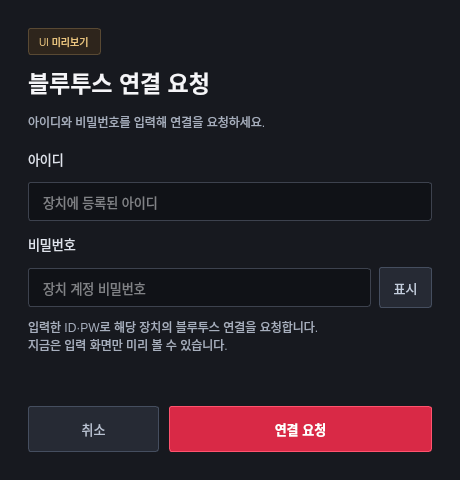
<?xml version="1.0" encoding="UTF-8"?>
<ui version="4.0">
 <class>BluetoothDialog</class>
 <widget class="QDialog" name="BluetoothDialog">
  <property name="geometry">
   <rect>
    <x>0</x>
    <y>0</y>
    <width>460</width>
    <height>480</height>
   </rect>
  </property>
  <property name="minimumSize">
   <size>
    <width>440</width>
    <height>460</height>
   </size>
  </property>
  <property name="windowTitle">
   <string>블루투스 연결 요청 · 미리보기</string>
  </property>
  <property name="styleSheet">
   <string notr="true">
QDialog#BluetoothDialog { background: #17191f; }
QWidget { font-family: "Segoe UI", "Malgun Gothic", sans-serif; font-size: 13px; color: #e0e4ed; }
QLabel#bluetoothTitle { font-size: 23px; font-weight: 700; color: #f5f5f8; }
QLabel#bluetoothSubtitle, QLabel#bluetoothHint { font-size: 12px; color: #a7afbe; }
QLabel#bluetoothPreviewBadge { background: #2e251c; color: #edc780; border: 1px solid #594933; border-radius: 3px; padding: 5px 8px; font-size: 10px; }
QLabel[role="field"] { font-size: 12px; font-weight: 600; }
QLineEdit { background: #101217; color: #f0f1f5; border: 1px solid #3d424e; border-radius: 3px; padding: 10px 12px; selection-background-color: #a6233b; selection-color: #ffffff; }
QLineEdit:focus { border: 1px solid #ff526b; background: #171a22; }
QLineEdit[invalid="true"] { border-color: #ff8296; }
QToolButton#bluetoothPasswordToggle { background: #262a34; color: #c4cede; border: 1px solid #454e5f; border-radius: 3px; padding: 8px; }
QToolButton#bluetoothPasswordToggle:hover { background: #39232e; color: #ff96a8; border-color: #ac3b53; }
QToolButton#bluetoothPasswordToggle:focus { border-color: #ff7c94; }
QLabel#bluetoothFeedback { color: #ff8296; font-size: 12px; }
QPushButton#bluetoothRequestButton { background: #d92946; color: #ffffff; border: 1px solid #ff536e; border-radius: 3px; padding: 12px; font-weight: 600; }
QPushButton#bluetoothRequestButton:hover { background: #f13755; }
QPushButton#bluetoothCancelButton { background: #262a34; color: #b9c2d2; border: 1px solid #454e5f; border-radius: 3px; padding: 12px; }
QPushButton#bluetoothCancelButton:hover { background: #343b4a; color: #eef4ff; }
QPushButton:focus { border-color: #ff7c94; }
</string>
  </property>
  <layout class="QVBoxLayout" name="bluetoothLayout">
   <property name="spacing">
    <number>10</number>
   </property>
   <property name="leftMargin">
    <number>28</number>
   </property>
   <property name="topMargin">
    <number>28</number>
   </property>
   <property name="rightMargin">
    <number>28</number>
   </property>
   <property name="bottomMargin">
    <number>28</number>
   </property>
   <item>
    <layout class="QHBoxLayout" name="bluetoothBadgeLayout">
     <property name="spacing">
      <number>8</number>
     </property>
     <item>
      <widget class="QLabel" name="bluetoothPreviewBadge">
       <property name="text">
        <string>UI 미리보기</string>
       </property>
      </widget>
     </item>
     <item>
      <spacer name="bluetoothBadgeSpace">
       <property name="orientation">
        <enum>Qt::Horizontal</enum>
       </property>
       <property name="sizeHint">
        <size>
         <width>20</width>
         <height>20</height>
        </size>
       </property>
      </spacer>
     </item>
    </layout>
   </item>
   <item>
    <widget class="QLabel" name="bluetoothTitle">
     <property name="text">
      <string>블루투스 연결 요청</string>
     </property>
    </widget>
   </item>
   <item>
    <widget class="QLabel" name="bluetoothSubtitle">
     <property name="text">
      <string>아이디와 비밀번호를 입력해 연결을 요청하세요.</string>
     </property>
     <property name="wordWrap">
      <bool>true</bool>
     </property>
    </widget>
   </item>
   <item>
    <widget class="QLabel" name="bluetoothIdLabel">
     <property name="text">
      <string>아이디</string>
     </property>
     <property name="role" stdset="0">
      <string notr="true">field</string>
     </property>
     <property name="buddy">
      <cstring>bluetoothIdInput</cstring>
     </property>
    </widget>
   </item>
   <item>
    <widget class="QLineEdit" name="bluetoothIdInput">
     <property name="placeholderText">
      <string>장치에 등록된 아이디</string>
     </property>
     <property name="minimumSize">
      <size>
       <width>0</width>
       <height>36</height>
      </size>
     </property>
     <property name="accessibleName">
      <string>블루투스 장치 아이디</string>
     </property>
    </widget>
   </item>
   <item>
    <widget class="QLabel" name="bluetoothPasswordLabel">
     <property name="text">
      <string>비밀번호</string>
     </property>
     <property name="role" stdset="0">
      <string notr="true">field</string>
     </property>
     <property name="buddy">
      <cstring>bluetoothPasswordInput</cstring>
     </property>
    </widget>
   </item>
   <item>
    <layout class="QHBoxLayout" name="bluetoothPasswordLayout" stretch="1,0">
     <property name="spacing">
      <number>8</number>
     </property>
     <item>
      <widget class="QLineEdit" name="bluetoothPasswordInput">
       <property name="placeholderText">
        <string>장치 계정 비밀번호</string>
       </property>
       <property name="minimumSize">
        <size>
         <width>0</width>
         <height>36</height>
        </size>
       </property>
       <property name="echoMode">
        <enum>QLineEdit::Password</enum>
       </property>
       <property name="accessibleName">
        <string>블루투스 장치 비밀번호</string>
       </property>
      </widget>
     </item>
     <item>
      <widget class="QToolButton" name="bluetoothPasswordToggle">
       <property name="text">
        <string>표시</string>
       </property>
       <property name="checkable">
        <bool>true</bool>
       </property>
       <property name="toolTip">
        <string>비밀번호 표시</string>
       </property>
       <property name="accessibleName">
        <string>비밀번호 표시</string>
       </property>
       <property name="focusPolicy">
        <enum>Qt::StrongFocus</enum>
       </property>
      </widget>
     </item>
    </layout>
   </item>
   <item>
    <widget class="QLabel" name="bluetoothHint">
     <property name="text">
      <string>입력한 ID·PW로 해당 장치의 블루투스 연결을 요청합니다.
지금은 입력 화면만 미리 볼 수 있습니다.</string>
     </property>
     <property name="wordWrap">
      <bool>true</bool>
     </property>
    </widget>
   </item>
   <item>
    <widget class="QLabel" name="bluetoothFeedback">
     <property name="text">
      <string/>
     </property>
     <property name="wordWrap">
      <bool>true</bool>
     </property>
     <property name="minimumSize">
      <size>
       <width>0</width>
       <height>32</height>
      </size>
     </property>
    </widget>
   </item>
   <item>
    <layout class="QHBoxLayout" name="bluetoothButtonLayout" stretch="1,2">
     <property name="spacing">
      <number>10</number>
     </property>
     <item>
      <widget class="QPushButton" name="bluetoothCancelButton">
       <property name="text">
        <string>취소</string>
       </property>
       <property name="cursor">
        <cursorShape>PointingHandCursor</cursorShape>
       </property>
       <property name="autoDefault">
        <bool>false</bool>
       </property>
      </widget>
     </item>
     <item>
      <widget class="QPushButton" name="bluetoothRequestButton">
       <property name="text">
        <string>연결 요청</string>
       </property>
       <property name="cursor">
        <cursorShape>PointingHandCursor</cursorShape>
       </property>
       <property name="autoDefault">
        <bool>false</bool>
       </property>
       <property name="default">
        <bool>true</bool>
       </property>
      </widget>
     </item>
    </layout>
   </item>
  </layout>
 </widget>
 <tabstops>
  <tabstop>bluetoothIdInput</tabstop>
  <tabstop>bluetoothPasswordInput</tabstop>
  <tabstop>bluetoothPasswordToggle</tabstop>
  <tabstop>bluetoothRequestButton</tabstop>
  <tabstop>bluetoothCancelButton</tabstop>
 </tabstops>
 <resources/>
 <connections/>
</ui>
